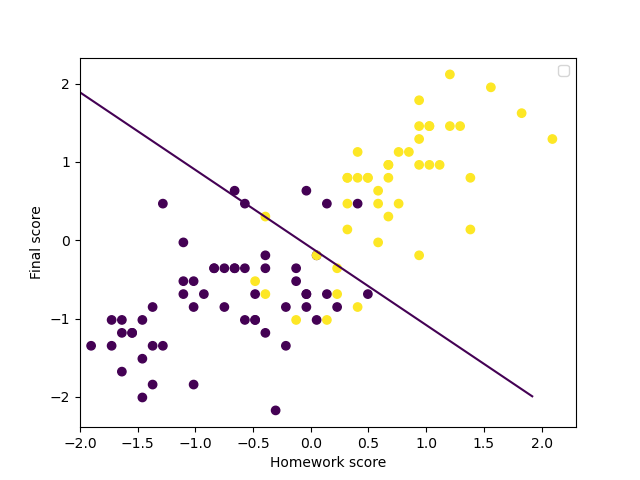

This chart was generated by the following Python code:
import numpy as np
import pandas as pd
import os
from tqdm import tqdm
import matplotlib.pyplot as plt

# Base class
class Layer:
    def __init__(self):
        self.input = None
        self.output = None

    def forward_propagation(self, input):
        raise NotImplementedError

    def backward_propagation(self, output_error, learning_rate):
        raise NotImplementedError
    

class Linear(Layer):
    # input_size = number of input neurons
    # output_size = number of output neurons
    def __init__(self, input_size, output_size):
        self.weights = np.random.rand(input_size, output_size) - 0.5
        self.bias = np.random.rand(1, output_size) - 0.5

    # returns output for a given input
    def forward_propagation(self, input_data):
        self.input = input_data
        self.output = np.dot(self.input, self.weights) + self.bias
        return self.output

    # computes dE/dW, dE/dB for a given output_error=dE/dY. Returns input_error=dE/dX.
    def backward_propagation(self, output_error, learning_rate):
        input_error = np.dot(output_error, self.weights.T)
        weights_error = np.dot(self.input.T, output_error)
        # dBias = output_error

        # update parameters
        self.weights -= learning_rate * weights_error
        self.bias -= learning_rate * output_error
        return input_error
    
class ActivationLayer(Layer):
    def __init__(self, activation, activation_prime):
        self.activation = activation
        self.activation_prime = activation_prime

    # returns the activated input
    def forward_propagation(self, input_data):
        self.input = input_data
        self.output = self.activation(self.input)
        return self.output

    # Returns input_error=dE/dX for a given output_error=dE/dY.
    # learning_rate is not used because there is no "learnable" parameters.
    def backward_propagation(self, output_error, learning_rate):
        return self.activation_prime(self.input) * output_error
    

class Network:
    def __init__(self,layers):
        self.layers = layers
        self.loss = None
        self.loss_prime = None

    # add layer to network
    def add(self, layer):
        self.layers.append(layer)

    # set loss to use
    def use(self, loss, loss_prime):
        self.loss = loss
        self.loss_prime = loss_prime

    # predict output for given input
    def predict(self, input_data):
        # sample dimension first
        samples = len(input_data)
        result = []

        # run network over all samples
        for i in range(samples):
            # forward propagation
            output = input_data[i]
            for layer in self.layers:
                output = layer.forward_propagation(output)
            result.append(output)

        return np.array(result)

    # train the network
    def fit(self, x_train, y_train, epochs, learning_rate, batch_size):
        # sample dimension first
        samples = len(x_train)

        # training loop
        for i in tqdm(range(epochs)):
            err = 0

            # iterate over batches
            for start in (range(0, samples, batch_size)):
                end = min(start + batch_size, samples)
                batch_x = x_train[start:end,:]
                batch_y = y_train[start:end,:]
                for j in range(len(batch_x)):
                    # forward propagation
                    output = batch_x[j].reshape(1,-1)
                    # breakpoint() 
                    for layer in self.layers:
                        output = layer.forward_propagation(output)

                    # compute loss (for display purpose only)
                    err += self.loss(batch_y[j], output)

                    # backward propagation
                    error = self.loss_prime(batch_y[j], output)
                    for layer in reversed(self.layers):
                        error = layer.backward_propagation(error, learning_rate)

            # calculate average error on all samples
            err /= len(x_train)
            # print('epoch %d/%d   error=%f' % (i+1, epochs, err))

def tanh(x):
    return np.tanh(x)

def tanh_prime(x):
    return 1-np.tanh(x)**2

def sigmoid(x):
    return 1/(1+np.exp(-x))

def sigmoid_prime(x):
    return sigmoid(x)*(1-sigmoid(x))

def mse(y_true, y_pred):
    return np.mean(np.power(y_true-y_pred, 2))

def mse_prime(y_true, y_pred):
    return 2*(y_pred-y_true)/y_true.size

def ReLU(x):
    return np.maximum(0,x)
def ReLU_prime(x):
    return np.where(x>0,1,0)

def standardize(X):
    mean = np.mean(X,axis=0)
    std = np.std(X,axis=0)
    return (X-mean)/std


if __name__ == '__main__':
   # read datapoints from csv file
    hw_scores = pd.read_csv(os.path.join('hw1_dataset','Problem 2','Averaged homework scores.csv'))
    final_scores = pd.read_csv(os.path.join('hw1_dataset','Problem 2','Final exam scores.csv'))
    results = pd.read_csv(os.path.join('hw1_dataset','Problem 2','Results.csv'))
    X = standardize(np.array(hw_scores))
    Y = standardize(np.array(final_scores))
    Z = np.array(results)
    data = np.concatenate((X,Y,Z),axis=1)
    train_data = data[:400,:]
    test_data = data[400:,:]
    X_train = train_data[:,:2].reshape(-1, 2)
    Y_train = train_data[:,2].reshape(-1, 1)
    X_test = test_data[:,:2].reshape(-1, 2)
    Y_test = test_data[:,2].reshape(-1, 1)
    # breakpoint()
    # create network
    net = Network([Linear(2, 6),ActivationLayer(sigmoid, sigmoid_prime),Linear(6,1),ActivationLayer(sigmoid, sigmoid_prime)])

    # train
    net.use(mse, mse_prime)
    net.fit(X_train, Y_train, epochs=100, learning_rate=1,batch_size=50)

    # plot the prediction
    plt.scatter(X_test[:,0],X_test[:,1],c=Y_test)
    # calculate the loss on test_set
    out = net.predict(X_test)
    loss = mse(Y_test,out)
    print('loss on test set: ', loss)
    # plot the decision boundary
    x1 = np.linspace(-2,2,100)
    x2 = np.linspace(-2,2,100)
    x1,x2 = np.meshgrid(x1,x2)
    x1 = x1.reshape(-1,1)
    x2 = x2.reshape(-1,1)
    X = np.concatenate((x1,x2),axis=1)
    y = net.predict(X).reshape(100,100)
    plt.contour(np.linspace(-2,2,100),np.linspace(-2,2,100),y,levels=[0.5])
    plt.xlabel('Homework score')
    plt.ylabel('Final score')
    plt.legend()
    plt.savefig('problem2.png')